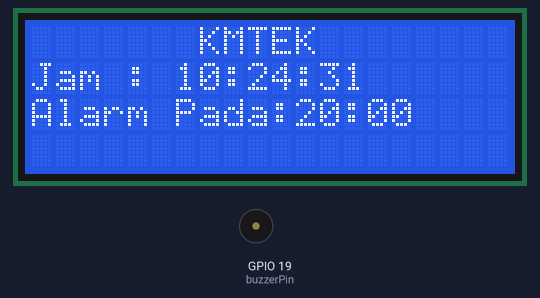
A sketch run on a simulated ESP32. On the bench: 20×4 character LCD, buzzer (waves = sounding, pin HIGH). WiFi joins after 1.5 s; servers stay silent unless stated; the local clock reads 2024-03-15 10:24:30 at power-on unless the sketch sets it.

Above: at 2.0 s.
At 5.2 s:
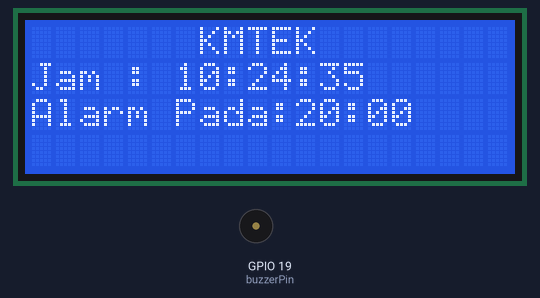
At 10.7 s:
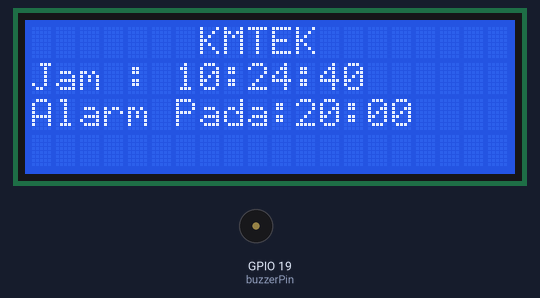
At 20.4 s:
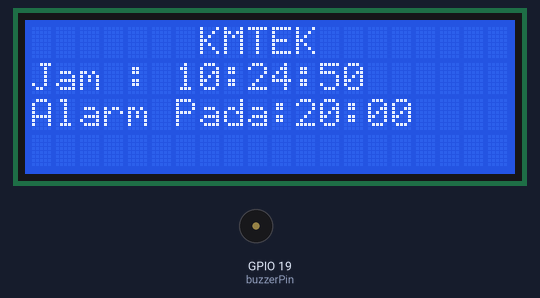
At 31.2 s:
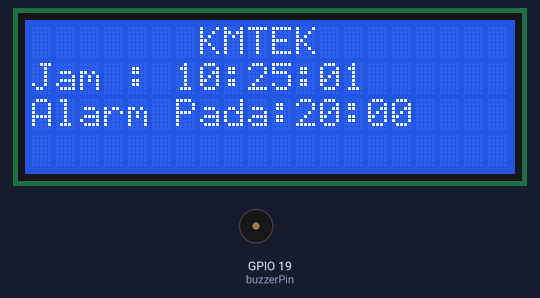
At 38.8 s:
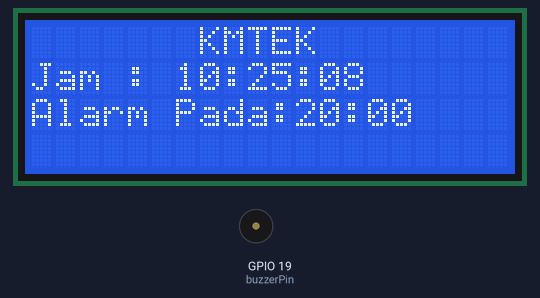

Measured:
- what the display in image 2 shows lasts 1.1 s, from 10.6 s to 11.7 s

The sketch:

Mappi32_Automatic_Medication_Alarm.ino
```cpp
// How to Build a Medication Reminder at Home using Mappi32 //
// @yugoyokaii . On Youtube KMTek Indonesia //

#define BLYNK_TEMPLATE_ID "***********************************"
#define BLYNK_TEMPLATE_NAME "*********************************"
#define BLYNK_AUTH_TOKEN "************************************"
#define BLYNK_PRINT Serial
#include <Wire.h>
#include <LiquidCrystal_I2C.h>
#include <RTClib.h>
#include <WiFi.h>
#include <BlynkSimpleEsp32.h>

// Inisialisasi LCD dengan alamat I2C 0x27 dan ukuran 20x4
LiquidCrystal_I2C lcd(0x27, 20, 4);
RTC_DS3231 rtc;

const int buzzerPin = 19; // Sesuaikan dengan pin yang digunakan

// Waktu alarm yang diinginkan (24-jam format) - 14:37
int alarmHour = 20;
int alarmMinute = 00;

bool alarmSet = true;
bool alarmActive = false; // Menandakan apakah alarm sedang aktif

char auth[] = BLYNK_AUTH_TOKEN;
char ssid[] = "**********";
char pass[] = "**********";

void setup() {
  Serial.begin(115200);

  // Inisialisasi LCD
  lcd.init();
  lcd.backlight();

  // Inisialisasi RTC
  if (!rtc.begin()) {
    lcd.clear();
    lcd.setCursor(0, 0);
    lcd.print("RTC Tidak Terdeteksi");
    while (1);
  }

  if (rtc.lostPower()) {
    lcd.clear();
    lcd.setCursor(0, 0);
    lcd.print("Set Waktu RTC!");
    // Set waktu RTC ke waktu saat ini (komputer)
    rtc.adjust(DateTime(F(__DATE__), F(__TIME__)));
    delay(2000);
  }

  // Inisialisasi buzzer
  pinMode(buzzerPin, OUTPUT);
  digitalWrite(buzzerPin, LOW);

  // Inisialisasi Blynk
  Blynk.begin(auth, ssid, pass);
}

void loop() {
  Blynk.run(); // Jalankan Blynk

  DateTime now = rtc.now();

  if (!alarmActive) {
    // Mode Normal: Menampilkan waktu
    displayTime(now);

    // Cek apakah waktu saat ini sama dengan waktu alarm
    if (alarmSet && now.hour() == alarmHour && now.minute() == alarmMinute && now.second() == 0) {
      alarmSet = false; // Mencegah alarm berulang setiap detik
      alarmActive = true; // Menandakan alarm sedang aktif
      activateAlarm();

      // Mengirim event ke Blynk dengan event code
      Blynk.logEvent("minum_obat_woy");

      Serial.println("minum_obat_woy");
    }
  } else {
    // Mode Alarm: Menampilkan pesan alarm dan mengaktifkan buzzer
    displayAlarmMessage();

    // Buzzer aktif terus-menerus selama alarm aktif
    digitalWrite(buzzerPin, HIGH);

    // Cek untuk menonaktifkan alarm setelah beberapa detik (misalnya 10 detik)
    if (now.second() == 10) { // Alarm aktif selama 10 detik
      deactivateAlarm();
    }
  }

  delay(1000);
}

// Fungsi untuk menampilkan waktu pada LCD
void displayTime(DateTime now) {
  // Tampilkan "KMTEK" di baris pertama, di tengah
  lcd.setCursor(0, 0);
  lcd.print("                    "); // Membersihkan baris pertama
  lcd.setCursor(7, 0); // Posisi tengah untuk "KMTEK" di LCD 20x4
  lcd.print("KMTEK");

  // Tampilkan waktu pada baris kedua
  lcd.setCursor(0, 1);
  lcd.print("Jam : "); // Membersihkan baris kedua
  lcd.setCursor(6, 1);
  if (now.hour() < 10) lcd.print("0");
  lcd.print(now.hour(), DEC);
  lcd.print(":");
  if (now.minute() < 10) lcd.print("0");
  lcd.print(now.minute(), DEC);
  lcd.print(":");
  if (now.second() < 10) lcd.print("0");
  lcd.print(now.second(), DEC);

  // Tampilkan waktu alarm pada baris ketiga
  lcd.setCursor(0, 2);
  lcd.print("Alarm Pada:        "); // Membersihkan baris ketiga
  lcd.setCursor(11, 2);
  if (alarmHour < 10) lcd.print("0");
  lcd.print(alarmHour);
  lcd.print(":");
  if (alarmMinute < 10) lcd.print("0");
  lcd.print(alarmMinute);

  // Membersihkan baris keempat
  lcd.setCursor(0, 3);
  lcd.print("                    ");
}

// Fungsi untuk mengaktifkan alarm
void activateAlarm() {
  // Menampilkan pesan alarm di baris keempat
  lcd.setCursor(0, 3);
  lcd.print("ALARM!             "); // Opsional: Bisa diubah atau dihapus
}

// Fungsi untuk menampilkan pesan alarm
void displayAlarmMessage() {
  // Membersihkan semua baris sebelum menampilkan pesan
  lcd.clear();

  // Menampilkan pesan "Minum Obat Woy" di tengah layar
  String message = "Minum Obat Woy";
  int msgLength = message.length();
  int pos = (20 - msgLength) / 2; // Menghitung posisi tengah
  lcd.setCursor(pos, 1); // Menampilkan di baris kedua
  lcd.print(message);
}

// Fungsi untuk menonaktifkan alarm
void deactivateAlarm() {
  alarmActive = false;
  digitalWrite(buzzerPin, LOW); // Matikan buzzer
  lcd.clear(); // Membersihkan LCD setelah alarm
  delay(1000); // Memberi jeda sebelum kembali ke mode normal
}
```
